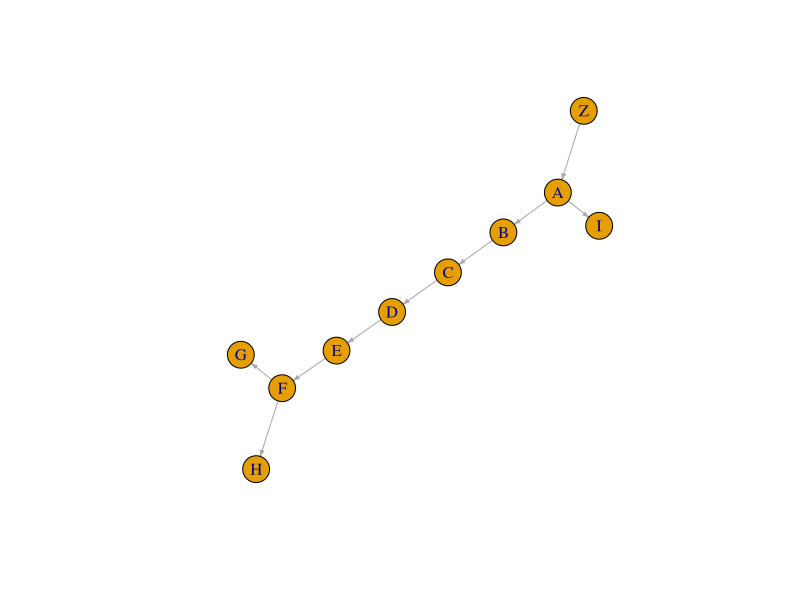
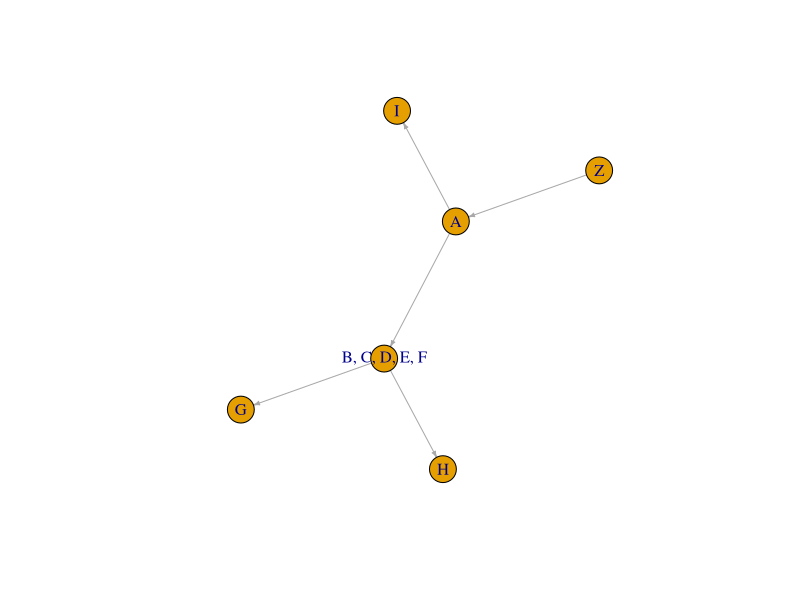

The R script that drew these images, in order:
library(igraph)

# edgelist with two nodes with outdegree > 1. 
edgelist <- data.frame(source = c("Z","A", "B", "C", "D", "E", "F", "F", "A"),
                       target = c("A","B", "C", "D", "E", "F", "G", "H", "I"),
                       edge_sequence = c(0,1, 2, 3, 4, 5, 6, NA , NA),
                       source_node_out_degree = c(1,1, 1, 1, 1, 1, 2, 2, 2),
                       group = factor(c(1,1,1,1,1,1,1,2,2)))
plot(graph.data.frame(edgelist), edge.arrow.size = 0.3)
g <- graph.data.frame(edgelist)
h<- contract.vertices(g,c(1,2,3,3,3,3,3,8,9,10), vertex.attr.comb = toString)
new_edgelist <- as_edgelist(simplify(h))
plot(graph.data.frame(new_edgelist), edge.arrow.size = 0.3)


